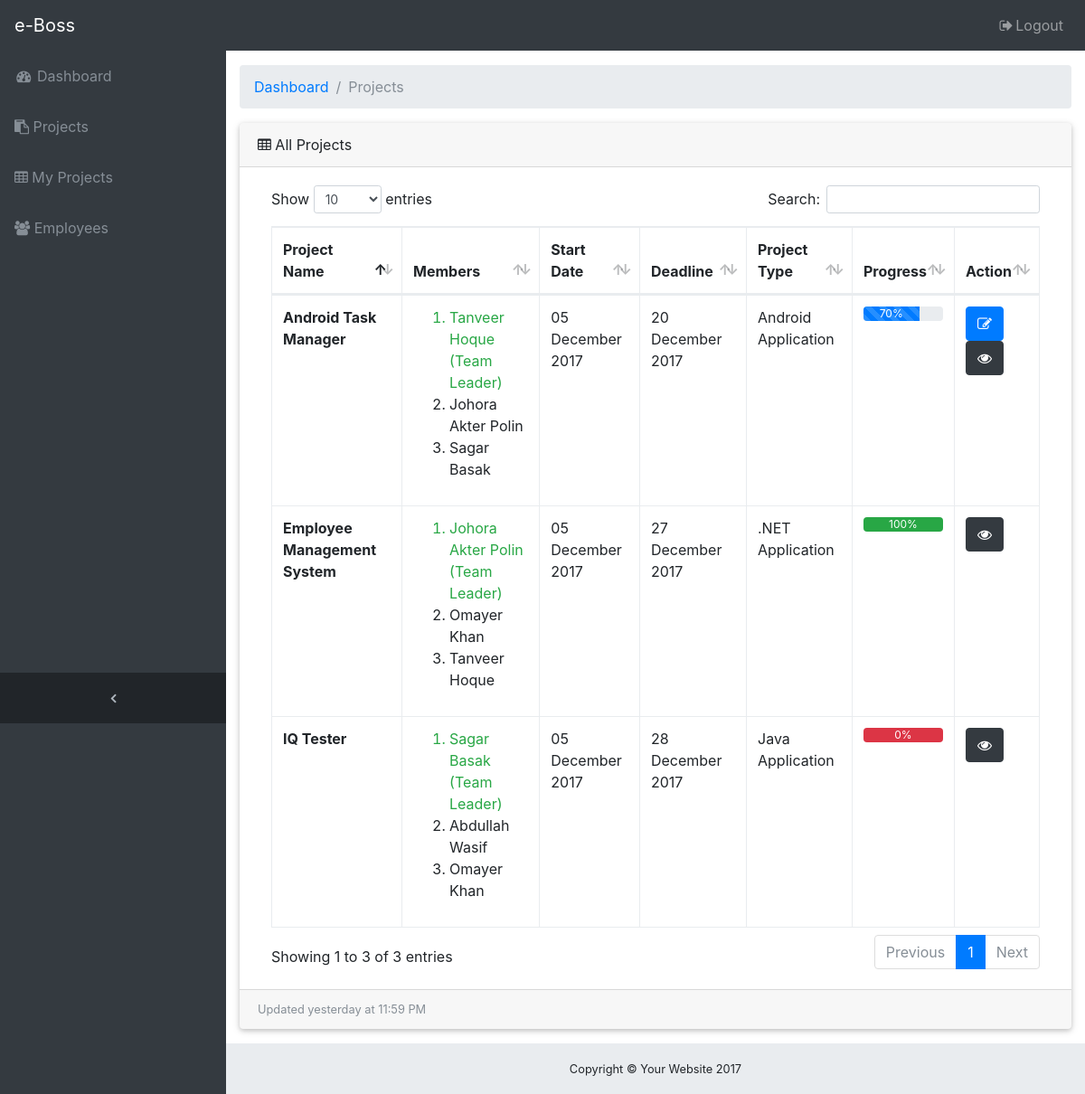
The app's page /projects.php (signed in), older data.
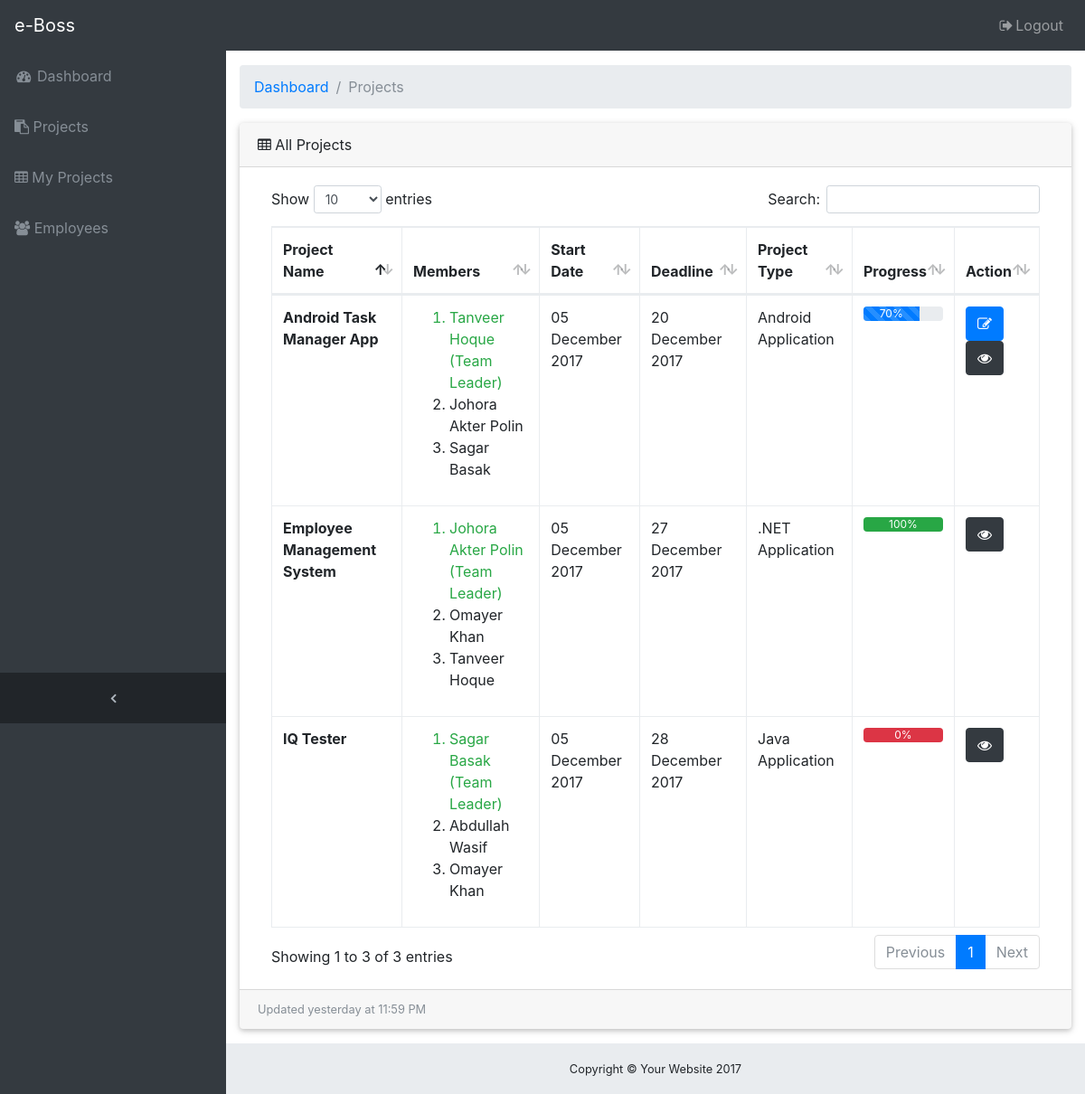
The same page, newer data.
### tables this page shows
CREATE TABLE `project` (
  `id` int(11) NOT NULL,
  `project_name` varchar(199) NOT NULL,
  `start_date` date NOT NULL,
  `deadline` date NOT NULL DEFAULT '0000-00-00',
  `project_type` text NOT NULL,
  `summary` text NOT NULL,
  `progress` double NOT NULL
);

CREATE TABLE `user` (
  `id` int(11) NOT NULL,
  `name` varchar(50) NOT NULL,
  `image` mediumblob NOT NULL,
  `image_name` varchar(200) NOT NULL,
  `phone` varchar(20) NOT NULL,
  `email` varchar(50) NOT NULL,
  `title` varchar(50) NOT NULL,
  `emp_id` varchar(50) NOT NULL,
  `nid` varchar(20) NOT NULL,
  `department` varchar(50) NOT NULL,
  `present_address` varchar(50) NOT NULL,
  `permanent_address` varchar(50) NOT NULL,
  `salary` int(11) NOT NULL,
  `rating` double NOT NULL,
  `birth_date` date NOT NULL,
  `joining_date` timestamp NOT NULL DEFAULT CURRENT_TIMESTAMP ON UPDATE CURRENT_TIMESTAMP,
  `user` varchar(50) NOT NULL,
  `password` varchar(100) NOT NULL
);

### database/classes/DbConfig.php (called while the page is built, shortened)
<?php
class DbConfig
{
	private $_host = 'localhost';
	private $_username = 'root';
	private $_password = '';
	private $_database = 'eboss';
	protected $connection;
	public function __construct()
	{
		if (!isset($this->connection)) {
			$this->connection = new mysqli($this->_host, $this->_username, $this->_password, $this->_database);
		}
		return $this->connection;
	}
}
?>

### database/server.php (called while the page is built, shortened)
<?php
    include_once 'classes/Crud.php';
    $crud = new Crud();
?>

### database/classes/Crud.php (called while the page is built, shortened)
<?php
include_once 'DbConfig.php';
class Crud extends DbConfig
{
	public function select($table){
		$query = "SELECT * FROM $table";
		$result = $this->connection->query($query);
		$rows = array();
		while ($row = $result->fetch_assoc()){
			$rows[] = $row;
		}
		return $rows;
	}
	public function edit($id){
		$query = "SELECT * FROM member WHERE project_id = $id";
		$result = $this->connection->query($query);
    $row = $result->fetch_assoc();
		return $row;
	}
	public function getManager($id){
    $query = "SELECT * FROM user WHERE id=(SELECT user_id FROM member WHERE project_id=".$id." and title = 2)";
		$result = $this->connection->query($query);
		$row = $result->fetch_assoc();
		return $row;
    }
	public function getMember($id){
        $query = "SELECT * FROM user WHERE id in (SELECT member.user_id FROM member WHERE member.project_id=$id and title =3) ORDER BY name";
        $result = $this->connection->query($query);
        return $result;
    }
}
?>

### projects.php (the view, shortened to what the changed rows need)
<?php
    include 'database/server.php';
    include 'includes/header.php';
?>
<div class="content-wrapper" xmlns:width="http://www.w3.org/1999/xhtml">
  <div class="container-fluid">
    <div class="card mb-3">
      <div class="card-body">
        <div class="table-responsive">
          <table class="table table-bordered" id="dataTable" width="100%" cellspacing="0">
            <thead>
              <tr>
                <th>Project Name</th>
                <th>Members</th>
                <th>Start Date</th>
                <th>Deadline</th>
                <th>Project Type</th>
                <th>Progress</th>
                <th>Action</th>
              </tr>
            </thead>
            <tbody>
            <?php
              $result = $crud->select('project');
              foreach($result as $key=>$row) :
                $manager = $crud->getManager($row['id']);
                $members = $crud->getMember($row['id']);
            ?>
              <tr>
                <td class="font-weight-bold"><?php echo $row['project_name']; ?></td>
                <td>
                    <ol>
                    <?php
                      echo "<li class='text-success'>".$manager['name']. " (Team Leader)</li>";
                      foreach ($members as $key => $member) {
                        echo "<li>".$member['name']."</li>";
                      }
                    ?>
                  </ol>
                </td>
                <td><?php echo date('d F Y', strtotime($row['start_date']));?></td>
                <td><?php echo date('d F Y', strtotime($row['deadline']));?></td>
                <td><?php echo $row['project_type'];?></td>
                <td>
                  <div class="progress">
                      <?php
                        $progress = $row['progress'];
                        $bar = "";
                        $value = $progress;
                       if($progress == 0){
                           $value = 100;
                           $bar = "bg-danger";
                       } else if($progress == 100) {
                           $bar = "bg-success";
                       } else {
                           $bar = "progress-bar-striped progress-bar-animated";
                       }
                        ?>
                    <div class="<?php echo 'progress-bar '.$bar; ?>" style="width: <?php echo $value."%"?>"><?php echo $progress."%"?></div>
                  </div>
                </td>
                <td>
                  <div class="btn-group-vertical">
                    <?php
                    $pro_id = $crud->edit($row['id']);
                    $mem_id = $pro_id['user_id'];
                    if(($_SESSION['rank'] == 1) or ($mem_id == $_SESSION['user_id'])): ?>
                    <form method="post" action="edit-project.php">
                      <button class="btn btn-primary" data-toggle="tooltip" data-placement="top" id="edit_project" name="edit_project" title="Edit Project"><i class="fa fa-pencil-square-o" aria-hidden="true"></i></button>
                    </form>
                  <?php endif; ?>
                    <form method="post" action="project-details.php">
                      <button class="btn btn-dark" data-toggle="tooltip" id="view_project" name="view_project" data-placement="top" title="View Details"><i class="fa fa-eye" aria-hidden="true"></i></button>
                    </form>
                  </div>
                </td>
              </tr>
            <?php endforeach; ?>
            </tbody>
          </table>
        </div>
      </div>
    </div>
  </div>
<?php include 'includes/footer.php'; ?>

Row changes from the older to the newer data that the page shows:
changed project "Android Application": project_name "Android Task Manager" → "Android Task Manager App"
